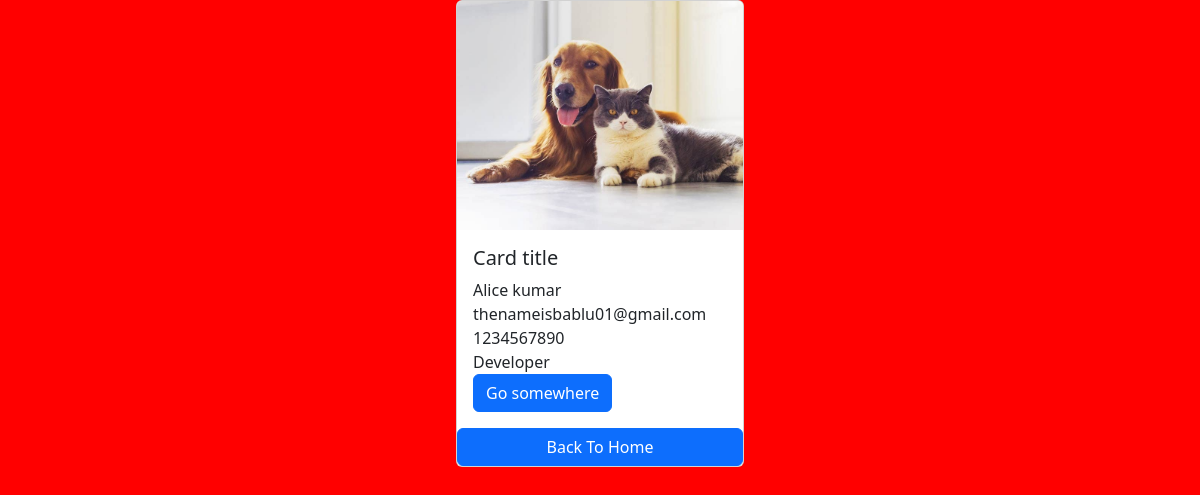
Page /employees/3/ on the committed database.
### employees/models.py (models this page shows, shortened)
class Employee(models.Model):
    first_name = models.CharField(max_length=100)
    last_name = models.CharField(max_length=100)
    photo = models.ImageField(upload_to= 'images')
    designation = models.CharField(max_length=100)
    email_address = models.EmailField(max_length=100, unique=True)
    phone_number = models.CharField(max_length=12, blank=True)
    created_at = models.DateTimeField(auto_now_add=True)
    updated_at = models.DateTimeField(auto_now=True)

### employees/views.py (the view)
# urls.py: path('<int:pk>/', views.employee_detail, name='employee_detail'),
def employee_detail(request, pk):
    employee = get_object_or_404(Employee, pk=pk)
    context = {
        'employee': employee,
    }
    return render(request, "employee_detail.html", {"employee": employee})

### templates/employee_detail.html (shortened to what this page needs)
{% load static %}
<!DOCTYPE html>
<html lang="en">
<head>
    <link href="https://cdn.jsdelivr.net/npm/bootstrap@5.3.8/dist/css/bootstrap.min.css" rel="stylesheet">
    <link rel="stylesheet" href="{% static 'css/style.css' %}?v=4">
   </head>
   <body>
    <div class="container">
        <div class="card mx-auto" style="width: 18rem;">
  <img src="{{ employee.photo.url }}" class="card-img-top" alt="employee photo">
  <div class="card-body">
    <h5 class="card-title">Card title</h5>
    <p class="card-text m-0">{{ employee.first_name }} {{ employee.last_name }}</p>
    <p class="card-text m-0">{{ employee.email_address }}</p>
    <p class="card-text m-0">{{ employee.phone_number }}</p>
    <p class="card-text m-0">{{ employee.designation }}</p>
    <a href="#" class="btn btn-primary">Go somewhere</a>
  </div>
  <a href="{% url 'home' %}" class="btn btn-primary">Back To Home</a>
</div>
    </div>
</body>
</html>

### static/css/style.css (style rules this page uses)
body { background-color: red; }

### rows in the picture
Employee: photo (picture), first_name "Alice", last_name "kumar", email_address "thenameisbablu01@gmail.com", phone_number "1234567890", designation "Developer"
